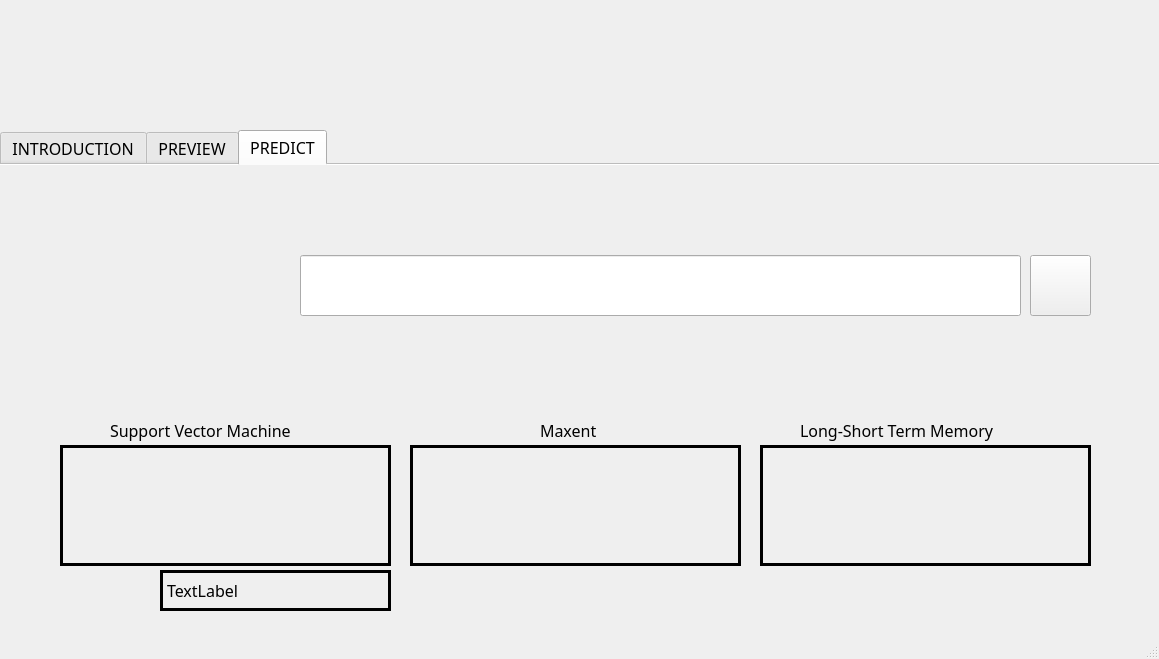
<?xml version="1.0" encoding="UTF-8"?>
<ui version="4.0">
 <class>LabelPrediction</class>
 <widget class="QMainWindow" name="LabelPrediction">
  <property name="geometry">
   <rect>
    <x>0</x>
    <y>0</y>
    <width>1159</width>
    <height>659</height>
   </rect>
  </property>
  <property name="windowTitle">
   <string>Label Prediction</string>
  </property>
  <widget class="QWidget" name="centralwidget">
   <widget class="QLabel" name="bg_7">
    <property name="geometry">
     <rect>
      <x>0</x>
      <y>0</y>
      <width>1161</width>
      <height>131</height>
     </rect>
    </property>
    <property name="styleSheet">
     <string notr="true">background-image: url(:/Nền/uehlogo.png);</string>
    </property>
    <property name="text">
     <string/>
    </property>
    <property name="pixmap">
     <pixmap resource="PICTURE.qrc">:/Nền/uehlogo.png</pixmap>
    </property>
    <property name="scaledContents">
     <bool>true</bool>
    </property>
    <property name="textInteractionFlags">
     <set>Qt::NoTextInteraction</set>
    </property>
   </widget>
   <widget class="QTabWidget" name="tabWidget">
    <property name="geometry">
     <rect>
      <x>0</x>
      <y>130</y>
      <width>1311</width>
      <height>691</height>
     </rect>
    </property>
    <property name="font">
     <font>
      <family>Segoe UI Black</family>
      <pointsize>12</pointsize>
      <weight>10</weight>
      <italic>false</italic>
      <bold>false</bold>
     </font>
    </property>
    <property name="acceptDrops">
     <bool>true</bool>
    </property>
    <property name="styleSheet">
     <string notr="true">font: 87 12pt &quot;Segoe UI Black&quot;;</string>
    </property>
    <property name="tabPosition">
     <enum>QTabWidget::North</enum>
    </property>
    <property name="tabShape">
     <enum>QTabWidget::Rounded</enum>
    </property>
    <property name="currentIndex">
     <number>2</number>
    </property>
    <property name="iconSize">
     <size>
      <width>20</width>
      <height>20</height>
     </size>
    </property>
    <property name="elideMode">
     <enum>Qt::ElideNone</enum>
    </property>
    <property name="documentMode">
     <bool>true</bool>
    </property>
    <widget class="QWidget" name="INTRODUCTION">
     <property name="cursor">
      <cursorShape>ArrowCursor</cursorShape>
     </property>
     <property name="contextMenuPolicy">
      <enum>Qt::NoContextMenu</enum>
     </property>
     <property name="accessibleName">
      <string>INTRDUCTION</string>
     </property>
     <property name="layoutDirection">
      <enum>Qt::LeftToRight</enum>
     </property>
     <attribute name="title">
      <string>INTRODUCTION</string>
     </attribute>
     <widget class="QLabel" name="intro">
      <property name="geometry">
       <rect>
        <x>0</x>
        <y>0</y>
        <width>1161</width>
        <height>471</height>
       </rect>
      </property>
      <property name="styleSheet">
       <string notr="true">background-image: url(:/Nền/intro.png);</string>
      </property>
      <property name="text">
       <string/>
      </property>
      <property name="pixmap">
       <pixmap resource="PICTURE.qrc">:/Nền/intro.png</pixmap>
      </property>
      <property name="scaledContents">
       <bool>true</bool>
      </property>
     </widget>
    </widget>
    <widget class="QWidget" name="PREVIEW">
     <attribute name="title">
      <string>PREVIEW</string>
     </attribute>
     <widget class="QLabel" name="preview">
      <property name="geometry">
       <rect>
        <x>0</x>
        <y>0</y>
        <width>1161</width>
        <height>471</height>
       </rect>
      </property>
      <property name="styleSheet">
       <string notr="true">background-image: url(:/Nền/PREVIEW.png);</string>
      </property>
      <property name="text">
       <string/>
      </property>
      <property name="pixmap">
       <pixmap>previewfn.png</pixmap>
      </property>
      <property name="scaledContents">
       <bool>true</bool>
      </property>
     </widget>
     <widget class="QPushButton" name="fileinputButton">
      <property name="geometry">
       <rect>
        <x>560</x>
        <y>90</y>
        <width>71</width>
        <height>81</height>
       </rect>
      </property>
      <property name="autoFillBackground">
       <bool>false</bool>
      </property>
      <property name="styleSheet">
       <string notr="true">background-image: url(:/Nền/inputfile.png);</string>
      </property>
      <property name="text">
       <string/>
      </property>
      <property name="iconSize">
       <size>
        <width>20</width>
        <height>20</height>
       </size>
      </property>
      <property name="checkable">
       <bool>false</bool>
      </property>
      <property name="autoExclusive">
       <bool>true</bool>
      </property>
      <property name="autoRepeatDelay">
       <number>300</number>
      </property>
      <property name="autoDefault">
       <bool>false</bool>
      </property>
     </widget>
     <widget class="QLabel" name="label">
      <property name="geometry">
       <rect>
        <x>70</x>
        <y>90</y>
        <width>461</width>
        <height>361</height>
       </rect>
      </property>
      <property name="frameShape">
       <enum>QFrame::Panel</enum>
      </property>
      <property name="lineWidth">
       <number>2</number>
      </property>
      <property name="text">
       <string/>
      </property>
     </widget>
    </widget>
    <widget class="QWidget" name="PREDICT">
     <attribute name="title">
      <string>PREDICT</string>
     </attribute>
     <widget class="QLabel" name="bgpredict">
      <property name="geometry">
       <rect>
        <x>0</x>
        <y>0</y>
        <width>1161</width>
        <height>471</height>
       </rect>
      </property>
      <property name="styleSheet">
       <string notr="true">background-image: url(:/Nền/PREDICT.png);</string>
      </property>
      <property name="text">
       <string/>
      </property>
      <property name="pixmap">
       <pixmap resource="PICTURE.qrc">:/Nền/PREDICT.png</pixmap>
      </property>
      <property name="scaledContents">
       <bool>true</bool>
      </property>
     </widget>
     <widget class="QLineEdit" name="inputText">
      <property name="geometry">
       <rect>
        <x>300</x>
        <y>90</y>
        <width>721</width>
        <height>61</height>
       </rect>
      </property>
      <property name="whatsThis">
       <string>&lt;html&gt;&lt;head/&gt;&lt;body&gt;&lt;p align=&quot;center&quot;&gt;&lt;br/&gt;&lt;/p&gt;&lt;/body&gt;&lt;/html&gt;</string>
      </property>
      <property name="styleSheet">
       <string notr="true">font: 12pt &quot;Segoe UI Light&quot;;</string>
      </property>
     </widget>
     <widget class="QLabel" name="timebag">
      <property name="geometry">
       <rect>
        <x>60</x>
        <y>400</y>
        <width>101</width>
        <height>51</height>
       </rect>
      </property>
      <property name="styleSheet">
       <string notr="true">background-image: url(:/Nền/Time.png);</string>
      </property>
      <property name="text">
       <string/>
      </property>
      <property name="pixmap">
       <pixmap resource="PICTURE.qrc">:/Nền/Time.png</pixmap>
      </property>
      <property name="scaledContents">
       <bool>true</bool>
      </property>
     </widget>
     <widget class="QLabel" name="bg">
      <property name="geometry">
       <rect>
        <x>60</x>
        <y>240</y>
        <width>331</width>
        <height>161</height>
       </rect>
      </property>
      <property name="styleSheet">
       <string notr="true">background-image: url(:/Nền/background.png);</string>
      </property>
      <property name="text">
       <string/>
      </property>
     </widget>
     <widget class="QLabel" name="bg_2">
      <property name="geometry">
       <rect>
        <x>410</x>
        <y>240</y>
        <width>331</width>
        <height>161</height>
       </rect>
      </property>
      <property name="styleSheet">
       <string notr="true">background-image: url(:/Nền/background.png);</string>
      </property>
      <property name="text">
       <string/>
      </property>
     </widget>
     <widget class="QLabel" name="bg_3">
      <property name="geometry">
       <rect>
        <x>760</x>
        <y>240</y>
        <width>331</width>
        <height>161</height>
       </rect>
      </property>
      <property name="styleSheet">
       <string notr="true">background-image: url(:/Nền/background.png);</string>
      </property>
      <property name="text">
       <string/>
      </property>
     </widget>
     <widget class="QLabel" name="accbg">
      <property name="geometry">
       <rect>
        <x>410</x>
        <y>400</y>
        <width>101</width>
        <height>51</height>
       </rect>
      </property>
      <property name="styleSheet">
       <string notr="true">background-image: url(:/Nền/Acc.png);</string>
      </property>
      <property name="text">
       <string/>
      </property>
      <property name="pixmap">
       <pixmap>:/Nền/Acc.png</pixmap>
      </property>
      <property name="scaledContents">
       <bool>true</bool>
      </property>
     </widget>
     <widget class="QLabel" name="accbg_2">
      <property name="geometry">
       <rect>
        <x>760</x>
        <y>400</y>
        <width>101</width>
        <height>51</height>
       </rect>
      </property>
      <property name="styleSheet">
       <string notr="true">background-image: url(:/Nền/Acc.png);</string>
      </property>
      <property name="text">
       <string/>
      </property>
      <property name="pixmap">
       <pixmap>:/Nền/Acc.png</pixmap>
      </property>
      <property name="scaledContents">
       <bool>true</bool>
      </property>
     </widget>
     <widget class="QLabel" name="bg_4">
      <property name="geometry">
       <rect>
        <x>110</x>
        <y>250</y>
        <width>241</width>
        <height>31</height>
       </rect>
      </property>
      <property name="styleSheet">
       <string notr="true">font: 25 14pt &quot;Segoe UI Light&quot;;
</string>
      </property>
      <property name="text">
       <string>Support Vector Machine</string>
      </property>
     </widget>
     <widget class="QLabel" name="bg_5">
      <property name="geometry">
       <rect>
        <x>540</x>
        <y>250</y>
        <width>71</width>
        <height>31</height>
       </rect>
      </property>
      <property name="toolTip">
       <string>&lt;html&gt;&lt;head/&gt;&lt;body&gt;&lt;p align=&quot;center&quot;&gt;Maxent&lt;/p&gt;&lt;/body&gt;&lt;/html&gt;</string>
      </property>
      <property name="whatsThis">
       <string>&lt;html&gt;&lt;head/&gt;&lt;body&gt;&lt;p align=&quot;center&quot;&gt;Maxent&lt;/p&gt;&lt;/body&gt;&lt;/html&gt;</string>
      </property>
      <property name="styleSheet">
       <string notr="true">font: 25 14pt &quot;Segoe UI Light&quot;;
</string>
      </property>
      <property name="text">
       <string>Maxent</string>
      </property>
      <property name="scaledContents">
       <bool>false</bool>
      </property>
     </widget>
     <widget class="QLabel" name="bg_6">
      <property name="geometry">
       <rect>
        <x>800</x>
        <y>250</y>
        <width>251</width>
        <height>31</height>
       </rect>
      </property>
      <property name="styleSheet">
       <string notr="true">font: 25 14pt &quot;Segoe UI Light&quot;;
</string>
      </property>
      <property name="text">
       <string>Long-Short Term Memory</string>
      </property>
     </widget>
     <widget class="QPushButton" name="findButton">
      <property name="geometry">
       <rect>
        <x>1030</x>
        <y>90</y>
        <width>61</width>
        <height>61</height>
       </rect>
      </property>
      <property name="styleSheet">
       <string notr="true">background-image: url(:/Nền/search.png);</string>
      </property>
      <property name="text">
       <string/>
      </property>
      <property name="autoDefault">
       <bool>false</bool>
      </property>
     </widget>
     <widget class="QLabel" name="timebag_2">
      <property name="geometry">
       <rect>
        <x>410</x>
        <y>400</y>
        <width>101</width>
        <height>51</height>
       </rect>
      </property>
      <property name="styleSheet">
       <string notr="true">background-image: url(:/Nền/Time.png);</string>
      </property>
      <property name="text">
       <string/>
      </property>
      <property name="pixmap">
       <pixmap resource="PICTURE.qrc">:/Nền/Time.png</pixmap>
      </property>
      <property name="scaledContents">
       <bool>true</bool>
      </property>
     </widget>
     <widget class="QLabel" name="timebag_3">
      <property name="geometry">
       <rect>
        <x>760</x>
        <y>400</y>
        <width>101</width>
        <height>51</height>
       </rect>
      </property>
      <property name="styleSheet">
       <string notr="true">background-image: url(:/Nền/Time.png);</string>
      </property>
      <property name="text">
       <string/>
      </property>
      <property name="pixmap">
       <pixmap resource="PICTURE.qrc">:/Nền/Time.png</pixmap>
      </property>
      <property name="scaledContents">
       <bool>true</bool>
      </property>
     </widget>
     <widget class="QLabel" name="svm">
      <property name="geometry">
       <rect>
        <x>60</x>
        <y>280</y>
        <width>331</width>
        <height>121</height>
       </rect>
      </property>
      <property name="frameShape">
       <enum>QFrame::Box</enum>
      </property>
      <property name="frameShadow">
       <enum>QFrame::Plain</enum>
      </property>
      <property name="lineWidth">
       <number>3</number>
      </property>
      <property name="text">
       <string/>
      </property>
     </widget>
     <widget class="QLabel" name="maxent">
      <property name="geometry">
       <rect>
        <x>410</x>
        <y>280</y>
        <width>331</width>
        <height>121</height>
       </rect>
      </property>
      <property name="frameShape">
       <enum>QFrame::Box</enum>
      </property>
      <property name="lineWidth">
       <number>3</number>
      </property>
      <property name="text">
       <string/>
      </property>
     </widget>
     <widget class="QLabel" name="label_2">
      <property name="geometry">
       <rect>
        <x>760</x>
        <y>280</y>
        <width>331</width>
        <height>121</height>
       </rect>
      </property>
      <property name="frameShape">
       <enum>QFrame::Box</enum>
      </property>
      <property name="lineWidth">
       <number>3</number>
      </property>
      <property name="text">
       <string/>
      </property>
     </widget>
     <widget class="QLabel" name="label_3">
      <property name="geometry">
       <rect>
        <x>160</x>
        <y>405</y>
        <width>231</width>
        <height>41</height>
       </rect>
      </property>
      <property name="frameShape">
       <enum>QFrame::Box</enum>
      </property>
      <property name="lineWidth">
       <number>3</number>
      </property>
      <property name="text">
       <string>TextLabel</string>
      </property>
     </widget>
     <zorder>bgpredict</zorder>
     <zorder>bg</zorder>
     <zorder>inputText</zorder>
     <zorder>timebag</zorder>
     <zorder>bg_2</zorder>
     <zorder>bg_3</zorder>
     <zorder>accbg</zorder>
     <zorder>accbg_2</zorder>
     <zorder>bg_4</zorder>
     <zorder>bg_5</zorder>
     <zorder>bg_6</zorder>
     <zorder>findButton</zorder>
     <zorder>timebag_2</zorder>
     <zorder>timebag_3</zorder>
     <zorder>svm</zorder>
     <zorder>maxent</zorder>
     <zorder>label_2</zorder>
     <zorder>label_3</zorder>
    </widget>
   </widget>
   <widget class="QLabel" name="bg_8">
    <property name="geometry">
     <rect>
      <x>0</x>
      <y>130</y>
      <width>1161</width>
      <height>41</height>
     </rect>
    </property>
    <property name="styleSheet">
     <string notr="true">background-image: url(:/Nền/background.png);</string>
    </property>
    <property name="text">
     <string/>
    </property>
   </widget>
   <zorder>bg_8</zorder>
   <zorder>bg_7</zorder>
   <zorder>tabWidget</zorder>
  </widget>
  <widget class="QStatusBar" name="statusbar"/>
 </widget>
 <resources>
  <include location="PICTURE.qrc"/>
 </resources>
 <connections/>
</ui>
